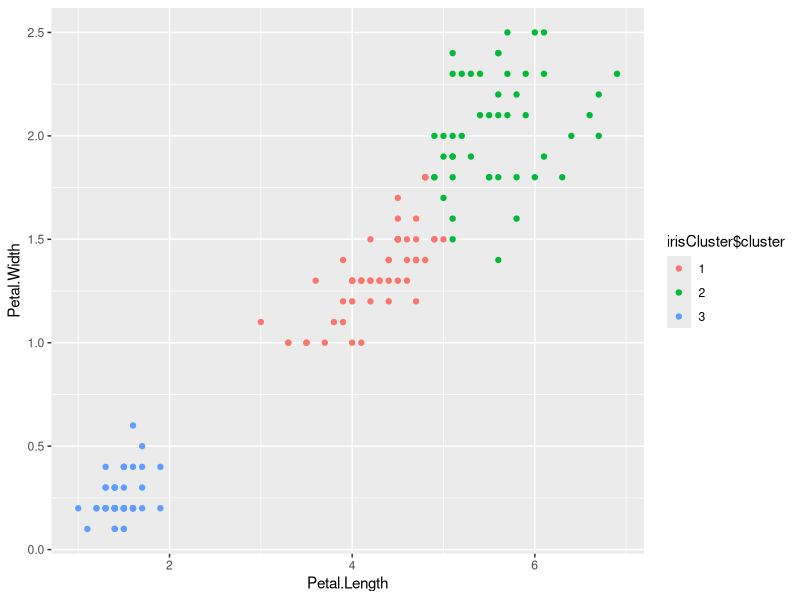

This chart was generated by the following R code:
#a) clustering for unsupervised

library(cluster)
set.seed(20)

irisCluster = kmeans(iris[,3:4],3,nstart = 20)

irisCluster

#b)plot using R visualizations
install.packages("ggplot2")
library(ggplot2)
irisCluster$cluster = as.factor(irisCluster$cluster)
ggplot(iris,aes(Petal.Length,Petal.Width,color=irisCluster$cluster)) +geom_point()
